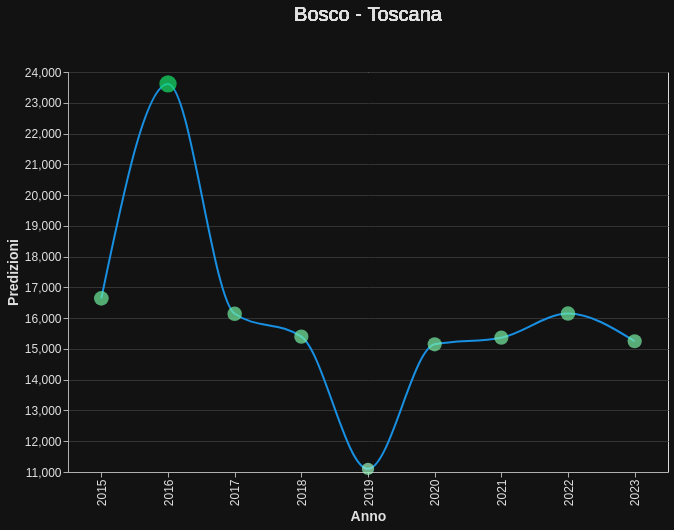

Source (Vega-Lite JSON):
### Vega-Lite specification from a JSON file in a GitHub repository (floating-point values rounded to 4 significant figures)
{"$schema": "https://vega.github.io/schema/vega-lite/v5.15.1.json", "config": {"axis": {"domainColor": "#B0B0B0", "gridColor": "#333333", "labelColor": "#E0E0E0", "labelFontSize": 12, "tickColor": "#B0B0B0", "titleColor": "#E0E0E0", "titleFontSize": 14}, "background": "#121212", "legend": {"labelColor": "#E0E0E0", "titleColor": "#E0E0E0"}, "mark": {"color": "#1f77b4"}, "title": {"color": "#E0E0E0", "fontSize": 20}}, "data": {"name": "data-1de1b8e9da45b2fa54a1769b82bc0289"}, "datasets": {"data-1de1b8e9da45b2fa54a1769b82bc0289": [{"Anno": "2015", "Tipo dato": "Bosco", "Title": "Bosco - Toscana", "Valore": 16643}, {"Anno": "2015", "Tipo dato": "Pascolo", "Title": "Pascolo - Toscana", "Valore": 8605}, {"Anno": "2015", "Tipo dato": "Lago", "Title": "Lago - Toscana", "Valore": 4212}, {"Anno": "2015", "Tipo dato": "Vegetazione Erbacea", "Title": "Vegetazione Erbacea - Toscana", "Valore": 10239}, {"Anno": "2015", "Tipo dato": "Fiumi", "Title": "Fiumi - Toscana", "Valore": 1980}, {"Anno": "2015", "Tipo dato": "Strade", "Title": "Strade - Toscana", "Valore": 1067}, {"Anno": "2015", "Tipo dato": "Colture Permanenti", "Title": "Colture Permanenti - Toscana", "Valore": 25217}, {"Anno": "2015", "Tipo dato": "Aree Industriali", "Title": "Aree Industriali - Toscana", "Valore": 1257}, {"Anno": "2015", "Tipo dato": "Zone Residenziali", "Title": "Zone Residenziali - Toscana", "Valore": 1856}, {"Anno": "2015", "Tipo dato": "Colture Annuali", "Title": "Colture Annuali - Toscana", "Valore": 4725}, {"Anno": "2015", "Tipo dato": "Totale Zone Agricole", "Title": "Totale Zone Agricole - Toscana", "Valore": 38547}, {"Anno": "2016", "Tipo dato": "Bosco", "Title": "Bosco - Toscana", "Valore": 23614}, {"Anno": "2016", "Tipo dato": "Pascolo", "Title": "Pascolo - Toscana", "Valore": 6975}, {"Anno": "2016", "Tipo dato": "Lago", "Title": "Lago - Toscana", "Valore": 969}, {"Anno": "2016", "Tipo dato": "Vegetazione Erbacea", "Title": "Vegetazione Erbacea - Toscana", "Valore": 5639}, {"Anno": "2016", "Tipo dato": "Fiumi", "Title": "Fiumi - Toscana", "Valore": 2632}, {"Anno": "2016", "Tipo dato": "Strade", "Title": "Strade - Toscana", "Valore": 1363}, {"Anno": "2016", "Tipo dato": "Colture Permanenti", "Title": "Colture Permanenti - Toscana", "Valore": 26183}, {"Anno": "2016", "Tipo dato": "Aree Industriali", "Title": "Aree Industriali - Toscana", "Valore": 1603}, {"Anno": "2016", "Tipo dato": "Zone Residenziali", "Title": "Zone Residenziali - Toscana", "Valore": 2392}, {"Anno": "2016", "Tipo dato": "Colture Annuali", "Title": "Colture Annuali - Toscana", "Valore": 4431}, {"Anno": "2016", "Tipo dato": "Totale Zone Agricole", "Title": "Totale Zone Agricole - Toscana", "Valore": 37589}, {"Anno": "2017", "Tipo dato": "Bosco", "Title": "Bosco - Toscana", "Valore": 16142}, {"Anno": "2017", "Tipo dato": "Pascolo", "Title": "Pascolo - Toscana", "Valore": 7102}, {"Anno": "2017", "Tipo dato": "Lago", "Title": "Lago - Toscana", "Valore": 1312}, {"Anno": "2017", "Tipo dato": "Vegetazione Erbacea", "Title": "Vegetazione Erbacea - Toscana", "Valore": 11286}, {"Anno": "2017", "Tipo dato": "Fiumi", "Title": "Fiumi - Toscana", "Valore": 2113}, {"Anno": "2017", "Tipo dato": "Strade", "Title": "Strade - Toscana", "Valore": 1675}, {"Anno": "2017", "Tipo dato": "Colture Permanenti", "Title": "Colture Permanenti - Toscana", "Valore": 27769}, {"Anno": "2017", "Tipo dato": "Aree Industriali", "Title": "Aree Industriali - Toscana", "Valore": 1375}, {"Anno": "2017", "Tipo dato": "Zone Residenziali", "Title": "Zone Residenziali - Toscana", "Valore": 1997}, {"Anno": "2017", "Tipo dato": "Colture Annuali", "Title": "Colture Annuali - Toscana", "Valore": 5030}, {"Anno": "2017", "Tipo dato": "Totale Zone Agricole", "Title": "Totale Zone Agricole - Toscana", "Valore": 39901}, {"Anno": "2018", "Tipo dato": "Bosco", "Title": "Bosco - Toscana", "Valore": 15399}, {"Anno": "2018", "Tipo dato": "Pascolo", "Title": "Pascolo - Toscana", "Valore": 15879}, {"Anno": "2018", "Tipo dato": "Lago", "Title": "Lago - Toscana", "Valore": 1754}, {"Anno": "2018", "Tipo dato": "Vegetazione Erbacea", "Title": "Vegetazione Erbacea - Toscana", "Valore": 8334}, {"Anno": "2018", "Tipo dato": "Fiumi", "Title": "Fiumi - Toscana", "Valore": 3399}, {"Anno": "2018", "Tipo dato": "Strade", "Title": "Strade - Toscana", "Valore": 1586}, {"Anno": "2018", "Tipo dato": "Colture Permanenti", "Title": "Colture Permanenti - Toscana", "Valore": 21560}, {"Anno": "2018", "Tipo dato": "Aree Industriali", "Title": "Aree Industriali - Toscana", "Valore": 1581}, {"Anno": "2018", "Tipo dato": "Zone Residenziali", "Title": "Zone Residenziali - Toscana", "Valore": 2061}, {"Anno": "2018", "Tipo dato": "Colture Annuali", "Title": "Colture Annuali - Toscana", "Valore": 4248}, {"Anno": "2018", "Tipo dato": "Totale Zone Agricole", "Title": "Totale Zone Agricole - Toscana", "Valore": 41687}, {"Anno": "2019", "Tipo dato": "Bosco", "Title": "Bosco - Toscana", "Valore": 11102}, {"Anno": "2019", "Tipo dato": "Pascolo", "Title": "Pascolo - Toscana", "Valore": 15464}, {"Anno": "2019", "Tipo dato": "Lago", "Title": "Lago - Toscana", "Valore": 1310}, {"Anno": "2019", "Tipo dato": "Vegetazione Erbacea", "Title": "Vegetazione Erbacea - Toscana", "Valore": 14689}, {"Anno": "2019", "Tipo dato": "Fiumi", "Title": "Fiumi - Toscana", "Valore": 4683}, {"Anno": "2019", "Tipo dato": "Strade", "Title": "Strade - Toscana", "Valore": 1653}, {"Anno": "2019", "Tipo dato": "Colture Permanenti", "Title": "Colture Permanenti - Toscana", "Valore": 18932}, {"Anno": "2019", "Tipo dato": "Aree Industriali", "Title": "Aree Industriali - Toscana", "Valore": 2195}, {"Anno": "2019", "Tipo dato": "Zone Residenziali", "Title": "Zone Residenziali - Toscana", "Valore": 2818}, {"Anno": "2019", "Tipo dato": "Colture Annuali", "Title": "Colture Annuali - Toscana", "Valore": 2955}, {"Anno": "2019", "Tipo dato": "Totale Zone Agricole", "Title": "Totale Zone Agricole - Toscana", "Valore": 37351}, {"Anno": "2020", "Tipo dato": "Bosco", "Title": "Bosco - Toscana", "Valore": 15149}, {"Anno": "2020", "Tipo dato": "Pascolo", "Title": "Pascolo - Toscana", "Valore": 11636}, {"Anno": "2020", "Tipo dato": "Lago", "Title": "Lago - Toscana", "Valore": 1401}, {"Anno": "2020", "Tipo dato": "Vegetazione Erbacea", "Title": "Vegetazione Erbacea - Toscana", "Valore": 10393}, {"Anno": "2020", "Tipo dato": "Fiumi", "Title": "Fiumi - Toscana", "Valore": 3771}, {"Anno": "2020", "Tipo dato": "Strade", "Title": "Strade - Toscana", "Valore": 1386}, {"Anno": "2020", "Tipo dato": "Colture Permanenti", "Title": "Colture Permanenti - Toscana", "Valore": 25021}, {"Anno": "2020", "Tipo dato": "Aree Industriali", "Title": "Aree Industriali - Toscana", "Valore": 1656}, {"Anno": "2020", "Tipo dato": "Zone Residenziali", "Title": "Zone Residenziali - Toscana", "Valore": 2118}, {"Anno": "2020", "Tipo dato": "Colture Annuali", "Title": "Colture Annuali - Toscana", "Valore": 3270}, {"Anno": "2020", "Tipo dato": "Totale Zone Agricole", "Title": "Totale Zone Agricole - Toscana", "Valore": 39927}, {"Anno": "2021", "Tipo dato": "Bosco", "Title": "Bosco - Toscana", "Valore": 15365}, {"Anno": "2021", "Tipo dato": "Pascolo", "Title": "Pascolo - Toscana", "Valore": 10564}, {"Anno": "2021", "Tipo dato": "Lago", "Title": "Lago - Toscana", "Valore": 1412}, {"Anno": "2021", "Tipo dato": "Vegetazione Erbacea", "Title": "Vegetazione Erbacea - Toscana", "Valore": 10752}, {"Anno": "2021", "Tipo dato": "Fiumi", "Title": "Fiumi - Toscana", "Valore": 2770}, {"Anno": "2021", "Tipo dato": "Strade", "Title": "Strade - Toscana", "Valore": 1520}, {"Anno": "2021", "Tipo dato": "Colture Permanenti", "Title": "Colture Permanenti - Toscana", "Valore": 25644}, {"Anno": "2021", "Tipo dato": "Aree Industriali", "Title": "Aree Industriali - Toscana", "Valore": 1758}, {"Anno": "2021", "Tipo dato": "Zone Residenziali", "Title": "Zone Residenziali - Toscana", "Valore": 2475}, {"Anno": "2021", "Tipo dato": "Colture Annuali", "Title": "Colture Annuali - Toscana", "Valore": 3541}, {"Anno": "2021", "Tipo dato": "Totale Zone Agricole", "Title": "Totale Zone Agricole - Toscana", "Valore": 39749}, {"Anno": "2022", "Tipo dato": "Bosco", "Title": "Bosco - Toscana", "Valore": 16148}, {"Anno": "2022", "Tipo dato": "Pascolo", "Title": "Pascolo - Toscana", "Valore": 11526}, {"Anno": "2022", "Tipo dato": "Lago", "Title": "Lago - Toscana", "Valore": 1343}, {"Anno": "2022", "Tipo dato": "Vegetazione Erbacea", "Title": "Vegetazione Erbacea - Toscana", "Valore": 7876}, {"Anno": "2022", "Tipo dato": "Fiumi", "Title": "Fiumi - Toscana", "Valore": 3738}, {"Anno": "2022", "Tipo dato": "Strade", "Title": "Strade - Toscana", "Valore": 1416}, {"Anno": "2022", "Tipo dato": "Colture Permanenti", "Title": "Colture Permanenti - Toscana", "Valore": 26367}, {"Anno": "2022", "Tipo dato": "Aree Industriali", "Title": "Aree Industriali - Toscana", "Valore": 1793}, {"Anno": "2022", "Tipo dato": "Zone Residenziali", "Title": "Zone Residenziali - Toscana", "Valore": 2671}, {"Anno": "2022", "Tipo dato": "Colture Annuali", "Title": "Colture Annuali - Toscana", "Valore": 2923}, {"Anno": "2022", "Tipo dato": "Totale Zone Agricole", "Title": "Totale Zone Agricole - Toscana", "Valore": 40816}, {"Anno": "2023", "Tipo dato": "Bosco", "Title": "Bosco - Toscana", "Valore": 15249}, {"Anno": "2023", "Tipo dato": "Pascolo", "Title": "Pascolo - Toscana", "Valore": 14408}, {"Anno": "2023", "Tipo dato": "Lago", "Title": "Lago - Toscana", "Valore": 2005}, {"Anno": "2023", "Tipo dato": "Vegetazione Erbacea", "Title": "Vegetazione Erbacea - Toscana", "Valore": 9240}, {"Anno": "2023", "Tipo dato": "Fiumi", "Title": "Fiumi - Toscana", "Valore": 3341}, {"Anno": "2023", "Tipo dato": "Strade", "Title": "Strade - Toscana", "Valore": 1208}, {"Anno": "2023", "Tipo dato": "Colture Permanenti", "Title": "Colture Permanenti - Toscana", "Valore": 22648}, {"Anno": "2023", "Tipo dato": "Aree Industriali", "Title": "Aree Industriali - Toscana", "Valore": 1806}, {"Anno": "2023", "Tipo dato": "Zone Residenziali", "Title": "Zone Residenziali - Toscana", "Valore": 2478}, {"Anno": "2023", "Tipo dato": "Colture Annuali", "Title": "Colture Annuali - Toscana", "Valore": 3418}, {"Anno": "2023", "Tipo dato": "Totale Zone Agricole", "Title": "Totale Zone Agricole - Toscana", "Valore": 40474}]}, "params": [{"bind": {"input": "select", "name": " ", "options": ["Aree Industriali", "Bosco", "Colture Annuali", "Colture Permanenti", "Fiumi", "Lago", "Pascolo", "Strade", "Totale Zone Agricole", "Vegetazione Erbacea", "Zone Residenziali"]}, "name": "SelectTipoDato", "select": {"fields": ["Tipo dato"], "type": "point"}, "value": "Bosco", "views": ["view_2"]}], "vconcat": [{"encoding": {"text": {"field": "Title", "type": "nominal"}}, "height": 30, "mark": {"align": "center", "color": "#E0E0E0", "dy": -15, "fontSize": 20, "type": "text"}, "transform": [{"filter": {"param": "SelectTipoDato"}}], "width": 600}, {"height": 400, "layer": [{"encoding": {"tooltip": [{"field": "Anno", "type": "nominal"}, {"field": "Valore", "format": ",", "type": "quantitative"}], "x": {"field": "Anno", "title": "Anno", "type": "nominal"}, "y": {"field": "Valore", "scale": {"zero": false}, "title": "Predizioni", "type": "quantitative"}}, "mark": {"color": "#188FE1", "interpolate": "monotone", "type": "line"}, "name": "view_2", "transform": [{"filter": {"param": "SelectTipoDato"}}]}, {"encoding": {"color": {"field": "Valore", "legend": null, "scale": {"range": ["#99f4be", "#18E169"]}, "type": "quantitative"}, "size": {"field": "Valore", "legend": null, "scale": {"range": [20, 300]}, "type": "quantitative"}, "tooltip": [{"field": "Anno", "type": "nominal"}, {"field": "Valore", "format": ",", "type": "quantitative"}], "x": {"field": "Anno", "type": "nominal"}, "y": {"field": "Valore", "type": "quantitative"}}, "mark": {"type": "circle"}, "transform": [{"filter": {"param": "SelectTipoDato"}}]}], "width": 600}]}
